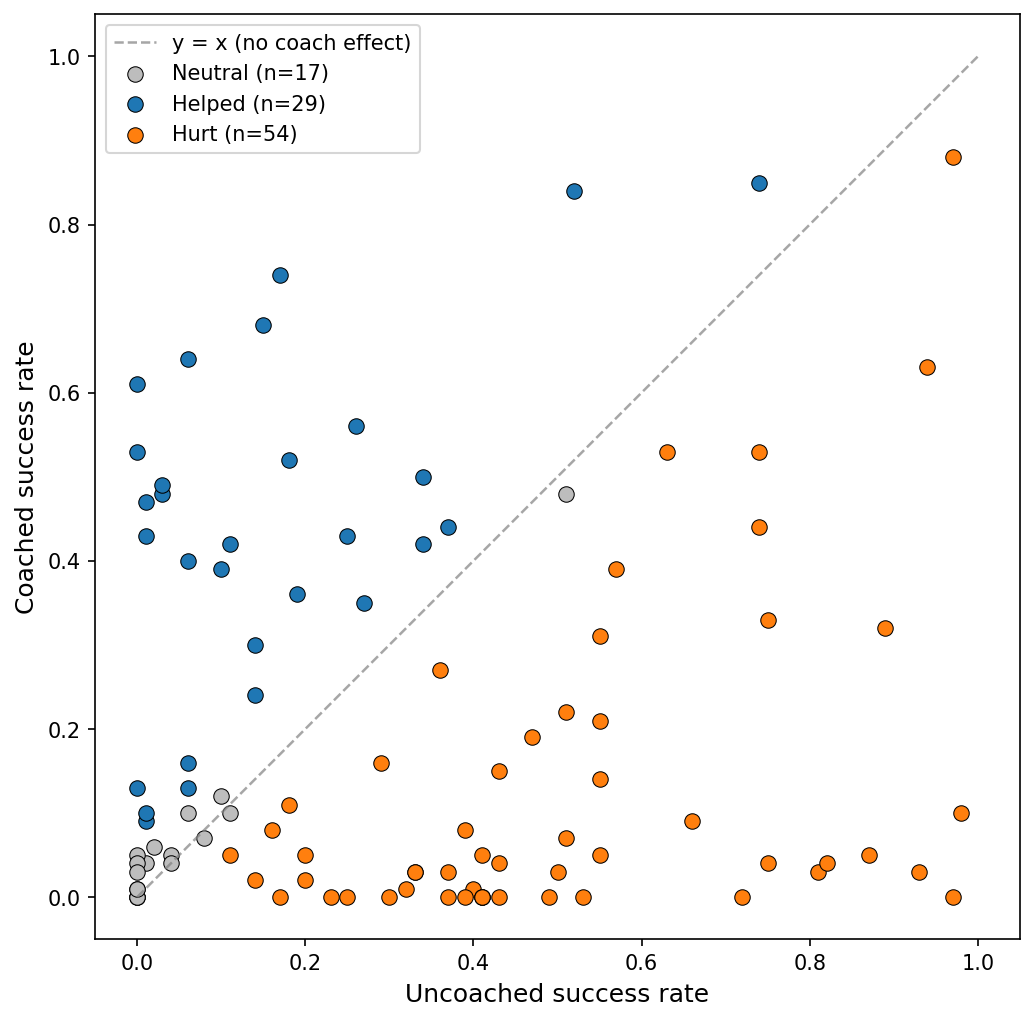

Write the Python code that produced this figure.
# train/unicycle_train/coach/v4_2/figures/plot_eval_4action.py

import json
from pathlib import Path
import numpy as np
import matplotlib.pyplot as plt


LABEL = "V4.2 4action"
THRESHOLD = 0.05  # +/-5pp threshold for helped vs hurt vs neutral

# Paper-friendly, colorblind-safe palette
COLOR_HELPED = "#1f77b4"   # blue
COLOR_HURT = "#ff7f0e"     # orange
COLOR_NEUTRAL = "#bdbdbd"  # gray


def main():
    # Script lives in v4_2/figures/, eval results live in v4_2/eval_logs/
    here = Path(__file__).resolve().parent
    eval_logs = here.parent / "eval_logs"

    # Collect (seed -> success_rate) for both modes across all timestamp dirs
    pattern = f"eval_*4action_iter100*/{{mode}}/seed_*/result.json"
    rates = {"with_coach": {}, "no_coach": {}}
    for mode in rates:
        for path in eval_logs.glob(pattern.format(mode=mode)):
            seed = int(path.parent.name.split("_")[1])
            with open(path) as f:
                rates[mode][seed] = json.load(f)["evaluation"]["success_rate"]

    # Align by seed - same index across both arrays = same student
    seeds = sorted(set(rates["with_coach"]) & set(rates["no_coach"]))
    uncoached = np.array([rates["no_coach"][s] for s in seeds])
    coached = np.array([rates["with_coach"][s] for s in seeds])
    benefit = coached - uncoached

    # Print key stats so we have numbers to cite alongside the figure
    helped = int((benefit > THRESHOLD).sum())
    hurt = int((benefit < -THRESHOLD).sum())
    neutral = len(benefit) - helped - hurt
    corr = np.corrcoef(uncoached, benefit)[0, 1]
    print(f"{LABEL} ({len(seeds)} seeds): "
          f"helped={helped}, hurt={hurt}, neutral={neutral}, "
          f"corr(uncoached, benefit)={corr:+.3f}")

    # Classify each point so colors match the helped/hurt/neutral counts above
    helped_mask = benefit > THRESHOLD
    hurt_mask = benefit < -THRESHOLD
    neutral_mask = ~(helped_mask | hurt_mask)

    fig, ax = plt.subplots(figsize=(7, 7))

    # Diagonal first (background), then neutral, then helped/hurt on top
    ax.plot([0, 1], [0, 1], color="gray", linestyle="--", linewidth=1.2,
            alpha=0.7, label="y = x (no coach effect)")
    ax.scatter(uncoached[neutral_mask], coached[neutral_mask],
               color=COLOR_NEUTRAL, s=55, edgecolors="black", linewidths=0.5,
               label=f"Neutral (n={neutral})")
    ax.scatter(uncoached[helped_mask], coached[helped_mask],
               color=COLOR_HELPED, s=55, edgecolors="black", linewidths=0.5,
               label=f"Helped (n={helped})")
    ax.scatter(uncoached[hurt_mask], coached[hurt_mask],
               color=COLOR_HURT, s=55, edgecolors="black", linewidths=0.5,
               label=f"Hurt (n={hurt})")

    ax.set_xlabel("Uncoached success rate", fontsize=12)
    ax.set_ylabel("Coached success rate", fontsize=12)
    ax.set_xlim(-0.05, 1.05)
    ax.set_ylim(-0.05, 1.05)
    ax.set_aspect("equal")
    ax.legend(loc="upper left", fontsize=10)

    plt.tight_layout()
    plt.savefig(here / "plot_eval_4action.png", dpi=150, bbox_inches="tight")
    print(f"Saved: {here / 'plot_eval_4action.png'}")


if __name__ == "__main__":
    main()
